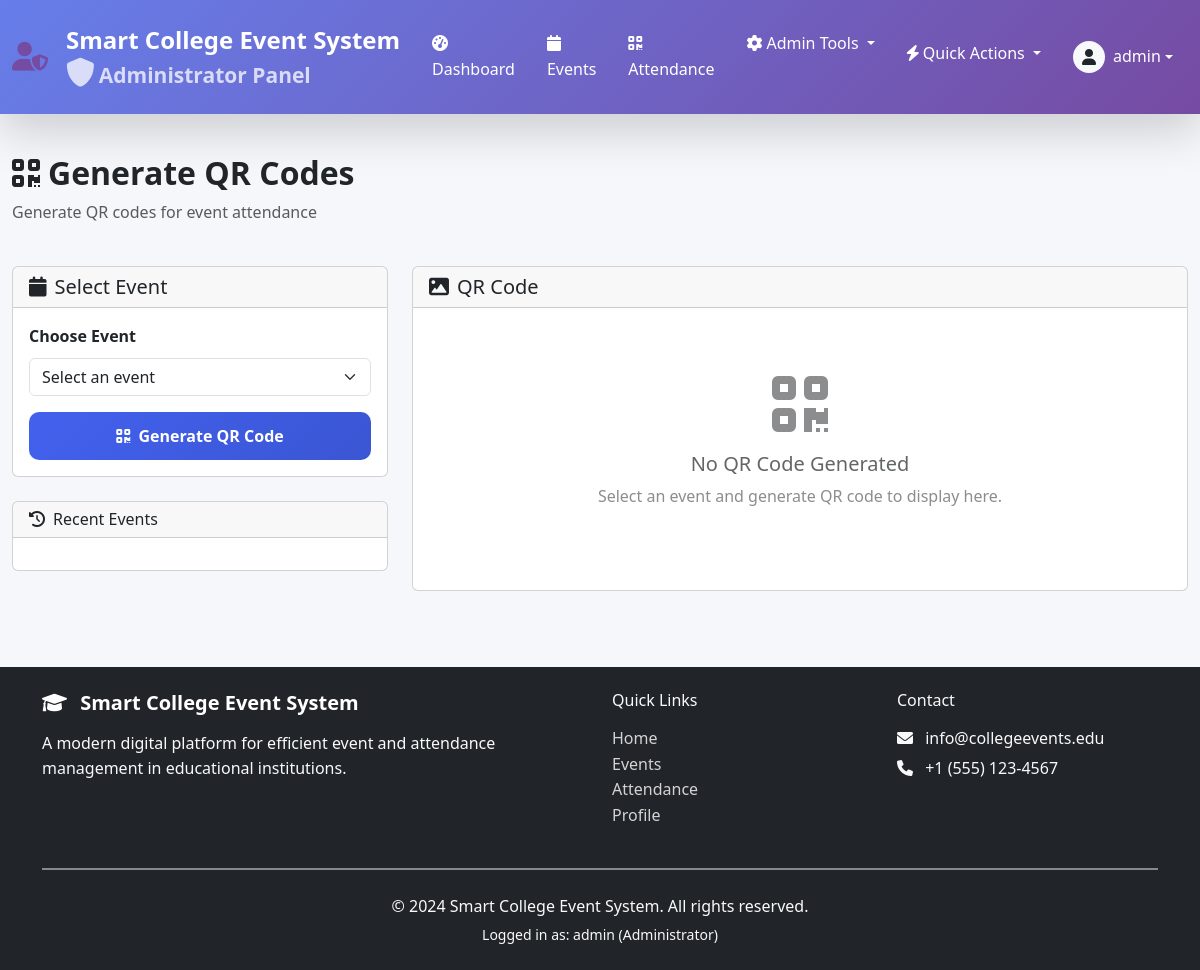
Page /registrations/ (signed in) on the committed database.
### core/models.py (models this page shows, shortened)
class User(AbstractUser):
    ROLE_CHOICES = (
        ('admin', 'Administrator'),
        ('student', 'Student'),
        ('organizer', 'Event Organizer'),
    )
    role = models.CharField(max_length=20, choices=ROLE_CHOICES, default='student')
    student_id = models.CharField(max_length=20, blank=True, null=True, unique=True)
    department = models.CharField(max_length=100, blank=True)
    phone = models.CharField(max_length=15, blank=True)
    profile_picture = models.ImageField(upload_to='profiles/', blank=True, null=True)
    created_at = models.DateTimeField(auto_now_add=True)
    class Meta:
        ordering = ['-date_joined']

### core/views.py (the view)
# urls.py: path('registrations/', views.registration_list, name='registration_list'),
@login_required
@user_passes_test(lambda u: u.role == 'admin' or u.is_staff)
def registration_list(request):
    registrations = EventRegistration.objects.all().select_related('event', 'student').order_by('-registration_date')
    event_id = request.GET.get('event')
    student_id = request.GET.get('student')
    attended = request.GET.get('attended')
    if event_id:
        registrations = registrations.filter(event__event_id=event_id)
    if student_id:
        registrations = registrations.filter(student__student_id=student_id)
    if attended:
        registrations = registrations.filter(attended=(attended == 'true'))
    context = {'registrations': registrations}
    return render(request, 'crud/registration_list.html', context)

### templates/crud/registration_list.html (shortened to what this page needs)
{% extends 'base.html' %}
{% load static %}
{% block content %}
<div class="container-fluid py-4">
    <div class="row mb-4">
        <div class="col">
            <h1 class="h2 fw-bold">
                <i class="fas fa-qrcode me-2"></i>Generate QR Codes
            </h1>
            <p class="text-muted">Generate QR codes for event attendance</p>
        </div>
    </div>
    <div class="row">
        <div class="col-lg-4 mb-4">
            <div class="card">
                <div class="card-header">
                    <h5 class="mb-0"><i class="fas fa-calendar me-2"></i>Select Event</h5>
                </div>
                <div class="card-body">
                    <form id="qrGenerationForm">
                        <div class="mb-3">
                            <label for="eventSelect" class="form-label">Choose Event</label>
                            <select class="form-select" id="eventSelect" required>
                                <option value="">Select an event</option>
                            </select>
                        </div>
                        <div class="d-grid">
                            <button type="submit" class="btn btn-primary">
                                <i class="fas fa-qrcode me-1"></i> Generate QR Code
                            </button>
                        </div>
                    </form>
                </div>
            </div>
            <div class="card mt-4">
                <div class="card-header">
                    <h6 class="mb-0"><i class="fas fa-history me-2"></i>Recent Events</h6>
                </div>
                <div class="card-body">
                </div>
            </div>
        </div>
        <div class="col-lg-8">
            <div class="card">
                <div class="card-header">
                    <h5 class="mb-0"><i class="fas fa-image me-2"></i>QR Code</h5>
                </div>
                <div class="card-body">
                    <div id="qrResult" class="text-center py-5">
                        <div class="placeholder-content">
                            <i class="fas fa-qrcode fa-4x text-muted mb-3"></i>
                            <h5>No QR Code Generated</h5>
                            <p class="text-muted">Select an event and generate QR code to display here.</p>
                        </div>
                    </div>
                </div>
            </div>
        </div>
    </div>
</div>
{% endblock %}

### templates/base.html (shortened to what this page needs)
{% load static %}
<!DOCTYPE html>
<html lang="en">
<head>
    <link rel="stylesheet" href="https://cdn.jsdelivr.net/npm/bootstrap@5.3.2/dist/css/bootstrap.min.css">
    <link rel="stylesheet" href="https://cdnjs.cloudflare.com/ajax/libs/font-awesome/6.4.0/css/all.min.css">
    <link rel="stylesheet" href="https://cdnjs.cloudflare.com/ajax/libs/animate.css/4.1.1/animate.min.css">
    <link rel="stylesheet" href="{% static 'style.css' %}">
    <link rel="stylesheet" href="https://unpkg.com/leaflet@1.9.4/dist/leaflet.css" />
    <link rel="stylesheet" href="https://cdn.jsdelivr.net/npm/apexcharts@3.41.0/dist/apexcharts.css" />
    <link rel="stylesheet" href="https://cdn.jsdelivr.net/npm/sweetalert2@11/dist/sweetalert2.min.css">
    <link rel="stylesheet" href="https://cdnjs.cloudflare.com/ajax/libs/font-awesome/6.0.0/css/all.min.css">
</head>
<body>
    <nav class="navbar navbar-expand-lg navbar-dark role-nav shadow-lg">
        <div class="container-fluid">
            <a class="navbar-brand d-flex align-items-center" href="/">
                <i
                    class="fas {% if user.role == 'admin' or user.is_staff %}fa-user-shield{% elif user.role == 'student' %}fa-user-graduate{% elif user.role == 'organizer' %}fa-calendar-alt{% else %}fa-graduation-cap{% endif %} me-2 role-icon"></i>
                <div>
                    <div>Smart College Event System</div>
                    {% if user.is_authenticated %}
                    <small class="d-block opacity-75">
                        {% if user.role == 'admin' or user.is_staff %}
                        <i class="fas fa-shield-alt me-1"></i>Administrator Panel
                        {% elif user.role == 'student' %}
                        <i class="fas fa-user me-1"></i>Student Panel
                        {% elif user.role == 'organizer' %}
                        <i class="fas fa-calendar-alt me-1"></i>Organizer Panel
                        {% else %}
                        <i class="fas fa-user me-1"></i>User Panel
                        {% endif %}
                    </small>
                    {% endif %}
                </div>
            </a>
            <div class="collapse navbar-collapse" id="navbarMain">
                {% if user.is_authenticated %}
                <ul class="navbar-nav me-auto">
                    <li class="nav-item">
                        <a class="nav-link" href="{% url 'dashboard' %}">
                            <i class="fas fa-tachometer-alt me-1"></i>Dashboard
                        </a>
                    </li>
                    <li class="nav-item">
                        <a class="nav-link" href="{% url 'events' %}">
                            <i class="fas fa-calendar me-1"></i>Events
                        </a>
                    </li>
                    <li class="nav-item">
                        <a class="nav-link" href="{% url 'attendance' %}">
                            <i class="fas fa-qrcode me-1"></i>Attendance
                        </a>
                    </li>
                    {% if user.role == 'admin' or user.is_staff %}
                    <li class="nav-item dropdown">
                        <a class="nav-link dropdown-toggle" href="#" role="button" data-bs-toggle="dropdown">
                            <i class="fas fa-cog me-1"></i>Admin Tools
                        </a>
                    </li>
                    {% endif %}
                </ul>
                <ul class="navbar-nav ms-auto">
                    <li class="nav-item dropdown">
                        <a class="nav-link dropdown-toggle" href="#" role="button" data-bs-toggle="dropdown">
                            <i class="fas fa-bolt me-1"></i>Quick Actions
                        </a>
                    </li>
                    <li class="nav-item dropdown">
                        <a class="nav-link dropdown-toggle d-flex align-items-center" href="#" role="button"
                            data-bs-toggle="dropdown">
                            {% if user.profile_picture %}
                            <img src="{{ user.profile_picture.url }}" alt="Profile" class="rounded-circle me-2"
                                style="width: 32px; height: 32px; object-fit: cover;">
                            {% else %}
                            <div class="bg-light text-dark rounded-circle d-flex align-items-center justify-content-center me-2"
                                style="width: 32px; height: 32px;">
                                <i class="fas fa-user"></i>
                            </div>
                            {% endif %}
                            <div>
                                <div>{{ user.get_full_name|default:user.username }}</div>
                            </div>
                        </a>
                    </li>
                </ul>
                {% endif %}
            </div>
        </div>
    </nav>
    <main class="{% if user.is_authenticated and user.role == 'student' %}mb-5 pb-3{% endif %}">
        {% block content %}{% endblock %}
    </main>
    <footer class="footer bg-dark text-light mt-5 py-4">
        <div class="container">
            <div class="row">
                <div class="col-md-6">
                    <h5 class="mb-3">
                        <i class="fas fa-graduation-cap me-2"></i>
                        Smart College Event System
                    </h5>
                    <p class="text-light-50 mb-0">
                        A modern digital platform for efficient event and attendance management in educational
                        institutions.
                    </p>
                </div>
                <div class="col-md-3">
                    <h6 class="mb-3">Quick Links</h6>
                    <ul class="list-unstyled">
                        <li><a href="/" class="text-light-50 text-decoration-none">Home</a></li>
                        <li><a href="{% url 'events' %}" class="text-light-50 text-decoration-none">Events</a></li>
                        <li><a href="{% url 'attendance' %}" class="text-light-50 text-decoration-none">Attendance</a>
                        </li>
                        {% if user.is_authenticated %}
                        <li><a href="{% url 'profile' %}" class="text-light-50 text-decoration-none">Profile</a></li>
                        {% endif %}
                    </ul>
                </div>
                <div class="col-md-3">
                    <h6 class="mb-3">Contact</h6>
                    <p class="text-light-50 mb-1">
                        <i class="fas fa-envelope me-2"></i> info@collegeevents.edu
                    </p>
                    <p class="text-light-50 mb-0">
                        <i class="fas fa-phone me-2"></i> +1 (555) 123-4567
                    </p>
                </div>
            </div>
            <hr class="bg-secondary my-4">
            <div class="text-center text-light-50">
                <p class="mb-0">© 2024 Smart College Event System. All rights reserved.</p>
                <small class="d-block mt-1">
                    {% if user.is_authenticated %}
                    Logged in as: {{ user.username }} ({{ user.get_role_display }})
                    {% else %}
                    Please login to access all features
                    {% endif %}
                </small>
            </div>
        </div>
    </footer>
</body>
</html>

### static/style.css (style rules this page uses)
:root { --primary: #4361ee; --primary-dark: #3a56d4; --secondary: #7209b7; --success: #2ec4b6; --danger: #e71d36; --warning: #ff9f1c; --light: #f8f9fa; --dark: #212529; --gray: #6c757d; --light-gray: #e9ecef; --card-shadow: 0 5px 15px rgba(0, 0, 0, 0.08); --hover-shadow: 0 10px 25px rgba(0, 0, 0, 0.12); }
* { margin: 0; padding: 0; box-sizing: border-box; }
body { font-family: 'Segoe UI', Tahoma, Geneva, Verdana, sans-serif; background-color: #f5f7fb; color: var(--dark); line-height: 1.6; min-height: 100vh; }
.navbar { background: linear-gradient(135deg, var(--primary) 0%, var(--secondary) 100%); box-shadow: 0 2px 10px rgba(0, 0, 0, 0.1); padding: 1rem 0; }
.navbar-brand { font-weight: 700; font-size: 1.5rem; color: white !important; display: flex; align-items: center; gap: 10px; }
.navbar-brand i { font-size: 1.8rem; }
.nav-link { color: rgba(255, 255, 255, 0.9) !important; font-weight: 500; padding: 0.5rem 1rem !important; transition: all 0.3s ease; }
.btn { border-radius: 10px; padding: 0.75rem 2rem; font-weight: 600; transition: all 0.3s ease; border: none; }
.btn-primary { background: linear-gradient(135deg, var(--primary) 0%, var(--primary-dark) 100%); border: none; }
.footer { background: var(--dark); color: white; padding: 3rem 0; margin-top: 4rem; }
.footer h5 { color: white; margin-bottom: 1.5rem; font-weight: 600; }
.footer a { color: rgba(255, 255, 255, 0.8); text-decoration: none; transition: color 0.3s ease; }
.form-label { font-weight: 600; color: var(--dark); margin-bottom: 0.5rem; }
hr { border-top: 2px solid var(--light-gray); opacity: 0.5; }
.container { animation: fadeInUp 0.8s ease; }
html { scroll-behavior: smooth; }

### templates/base.html (style rules this page uses)
.navbar-dark .navbar-brand, .navbar-dark .navbar-nav .nav-link, .navbar-dark .navbar-nav .dropdown-toggle { color: white !important; }

### templates/crud/registration_list.html (style rules this page uses)
.placeholder-content { opacity: 0.7; }

### rows in the picture
User: get_full_name "admin", username "admin", role "Administrator"
